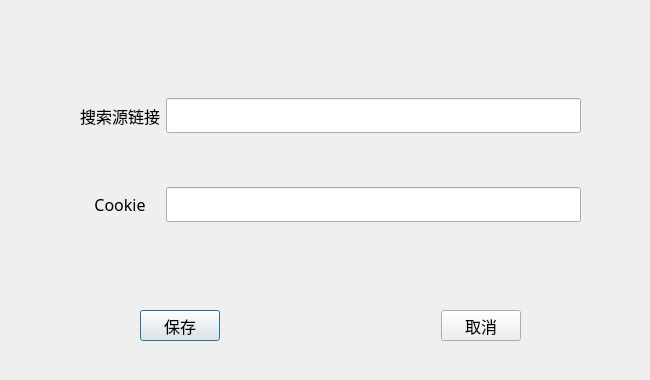
<?xml version="1.0" encoding="UTF-8"?>
<ui version="4.0">
 <class>Dialog</class>
 <widget class="QDialog" name="Dialog">
  <property name="geometry">
   <rect>
    <x>0</x>
    <y>0</y>
    <width>650</width>
    <height>380</height>
   </rect>
  </property>
  <property name="minimumSize">
   <size>
    <width>650</width>
    <height>380</height>
   </size>
  </property>
  <property name="maximumSize">
   <size>
    <width>650</width>
    <height>380</height>
   </size>
  </property>
  <property name="windowTitle">
   <string>设置</string>
  </property>
  <widget class="QWidget" name="">
   <property name="geometry">
    <rect>
     <x>80</x>
     <y>50</y>
     <width>501</width>
     <height>221</height>
    </rect>
   </property>
   <layout class="QGridLayout" name="gridLayout">
    <item row="0" column="0">
     <widget class="QLabel" name="label">
      <property name="minimumSize">
       <size>
        <width>0</width>
        <height>25</height>
       </size>
      </property>
      <property name="maximumSize">
       <size>
        <width>16777215</width>
        <height>25</height>
       </size>
      </property>
      <property name="font">
       <font>
        <family>宋体</family>
        <pointsize>12</pointsize>
       </font>
      </property>
      <property name="text">
       <string>搜索源链接</string>
      </property>
      <property name="alignment">
       <set>Qt::AlignCenter</set>
      </property>
     </widget>
    </item>
    <item row="0" column="1">
     <widget class="QLineEdit" name="lineEdit">
      <property name="minimumSize">
       <size>
        <width>0</width>
        <height>35</height>
       </size>
      </property>
      <property name="maximumSize">
       <size>
        <width>16777215</width>
        <height>35</height>
       </size>
      </property>
      <property name="font">
       <font>
        <family>宋体</family>
        <pointsize>12</pointsize>
       </font>
      </property>
     </widget>
    </item>
    <item row="1" column="0">
     <widget class="QLabel" name="label_2">
      <property name="minimumSize">
       <size>
        <width>0</width>
        <height>25</height>
       </size>
      </property>
      <property name="maximumSize">
       <size>
        <width>16777215</width>
        <height>25</height>
       </size>
      </property>
      <property name="font">
       <font>
        <family>宋体</family>
        <pointsize>12</pointsize>
       </font>
      </property>
      <property name="layoutDirection">
       <enum>Qt::LeftToRight</enum>
      </property>
      <property name="text">
       <string>Cookie</string>
      </property>
      <property name="alignment">
       <set>Qt::AlignCenter</set>
      </property>
     </widget>
    </item>
    <item row="1" column="1">
     <widget class="QLineEdit" name="lineEdit_2">
      <property name="minimumSize">
       <size>
        <width>0</width>
        <height>35</height>
       </size>
      </property>
      <property name="maximumSize">
       <size>
        <width>16777215</width>
        <height>35</height>
       </size>
      </property>
      <property name="font">
       <font>
        <family>宋体</family>
        <pointsize>12</pointsize>
       </font>
      </property>
     </widget>
    </item>
   </layout>
  </widget>
  <widget class="QWidget" name="">
   <property name="geometry">
    <rect>
     <x>140</x>
     <y>310</y>
     <width>381</width>
     <height>31</height>
    </rect>
   </property>
   <layout class="QHBoxLayout" name="horizontalLayout">
    <item>
     <widget class="QPushButton" name="pushButton">
      <property name="font">
       <font>
        <family>宋体</family>
        <pointsize>12</pointsize>
       </font>
      </property>
      <property name="text">
       <string>保存</string>
      </property>
     </widget>
    </item>
    <item>
     <spacer name="horizontalSpacer">
      <property name="orientation">
       <enum>Qt::Horizontal</enum>
      </property>
      <property name="sizeHint" stdset="0">
       <size>
        <width>40</width>
        <height>20</height>
       </size>
      </property>
     </spacer>
    </item>
    <item>
     <widget class="QPushButton" name="pushButton_2">
      <property name="font">
       <font>
        <family>宋体</family>
        <pointsize>12</pointsize>
       </font>
      </property>
      <property name="text">
       <string>取消</string>
      </property>
     </widget>
    </item>
   </layout>
  </widget>
 </widget>
 <resources/>
 <connections>
  <connection>
   <sender>pushButton</sender>
   <signal>clicked()</signal>
   <receiver>Dialog</receiver>
   <slot>save()</slot>
   <hints>
    <hint type="sourcelabel">
     <x>199</x>
     <y>321</y>
    </hint>
    <hint type="destinationlabel">
     <x>275</x>
     <y>289</y>
    </hint>
   </hints>
  </connection>
  <connection>
   <sender>pushButton_2</sender>
   <signal>clicked()</signal>
   <receiver>Dialog</receiver>
   <slot>close()</slot>
   <hints>
    <hint type="sourcelabel">
     <x>493</x>
     <y>326</y>
    </hint>
    <hint type="destinationlabel">
     <x>552</x>
     <y>314</y>
    </hint>
   </hints>
  </connection>
 </connections>
 <slots>
  <slot>save()</slot>
 </slots>
</ui>
